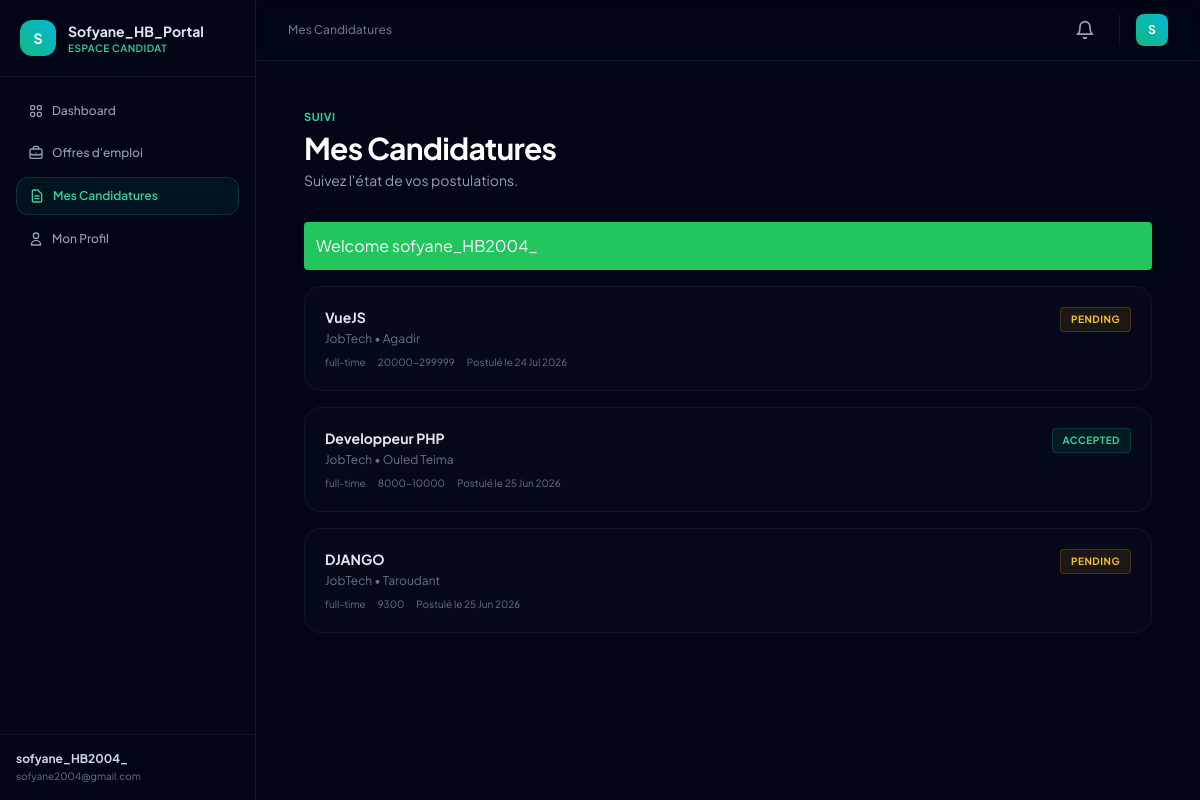
Screenshot of /candidate/applications.php (signed in) with the database file from the repository.
### tables this page shows
CREATE TABLE `users` (
  `id` int(11) NOT NULL,
  `full_name` varchar(100) DEFAULT NULL,
  `email` varchar(150) DEFAULT NULL,
  `password` varchar(255) DEFAULT NULL,
  `google_id` varchar(255) DEFAULT NULL,
  `phone` varchar(50) DEFAULT NULL,
  `address` text DEFAULT NULL,
  `country` varchar(100) DEFAULT NULL,
  `skills` text DEFAULT NULL,
  `created_at` timestamp NOT NULL DEFAULT current_timestamp(),
  `role` enum('candidate','company','admin') DEFAULT 'candidate'
);

CREATE TABLE `applications` (
  `id` int(11) NOT NULL,
  `job_id` int(11) NOT NULL,
  `candidate_id` int(11) NOT NULL,
  `status` enum('pending','accepted','rejected') DEFAULT 'pending',
  `cv_path` varchar(500) DEFAULT NULL,
  `applied_at` timestamp NOT NULL DEFAULT current_timestamp()
);

CREATE TABLE `jobs` (
  `id` int(11) NOT NULL,
  `company_id` int(11) NOT NULL,
  `title` varchar(150) NOT NULL,
  `description` text NOT NULL,
  `location` varchar(100) NOT NULL,
  `type` enum('full-time','part-time','remote','internship') DEFAULT 'full-time',
  `salary` varchar(50) DEFAULT NULL,
  `created_at` timestamp NOT NULL DEFAULT current_timestamp(),
  `category` varchar(100) DEFAULT NULL,
  `experience_level` enum('Junior','Mid-Level','Senior') DEFAULT NULL,
  `required_language` varchar(255) DEFAULT NULL,
  `skills` text DEFAULT NULL,
  `company_logo` varchar(255) DEFAULT NULL,
  `education` varchar(255) DEFAULT NULL,
  `experience` varchar(255) DEFAULT NULL,
  `tech_stack` varchar(255) DEFAULT NULL,
  `requirements` text DEFAULT NULL,
  `Tasks` text DEFAULT NULL,
  `status` enum('active','paused','closed') NOT NULL DEFAULT 'active'
);

CREATE TABLE `companies` (
  `id` int(11) NOT NULL,
  `company_name` varchar(150) NOT NULL,
  `logo` varchar(255) DEFAULT NULL,
  `description` text DEFAULT NULL,
  `user_id` int(11) NOT NULL,
  `created_at` timestamp NOT NULL DEFAULT current_timestamp()
);

### candidate/applications.php (the view, shortened to what this page needs)
<?php
require_once "../config/db.php";
require_once "../includes/functions.php";
$user_id = $_SESSION['user_id'];
$stmt = $pdo->prepare("SELECT full_name, email FROM users WHERE id = ? LIMIT 1");
$stmt->execute([$user_id]);
$user = $stmt->fetch(PDO::FETCH_ASSOC) ?: ['full_name' => 'Candidate', 'email' => ''];
$stmt = $pdo->prepare("
    SELECT a.id, a.status, a.applied_at, j.title, j.location, j.type, j.salary, c.company_name
    FROM applications a
    JOIN jobs j ON a.job_id = j.id
    JOIN companies c ON j.company_id = c.id
    WHERE a.candidate_id = ?
    ORDER BY a.applied_at DESC
");
$stmt->execute([$user_id]);
$applications = $stmt->fetchAll(PDO::FETCH_ASSOC);
?>
<!DOCTYPE html>
<html lang="fr">
<head>
    <script src="https://cdn.tailwindcss.com"></script>
</head>
<body class="flex bg-slate-950 text-slate-100 min-h-screen">
    <aside class="w-64 border-r border-slate-900 bg-slate-950/40 h-screen fixed flex flex-col justify-between z-40">
        <div>
            <div class="p-5 flex items-center gap-3 border-b border-slate-900">
                <div class="w-9 h-9 bg-gradient-to-tr from-emerald-500 to-cyan-500 text-white flex items-center justify-center font-bold text-sm rounded-xl">
                    <?= strtoupper(substr($user['full_name'], 0, 1)) ?>
                </div>
                <div>
                    <div class="font-bold text-sm text-slate-200">Sofyane_HB_Portal</div>
                    <div class="text-[10px] text-emerald-400 font-semibold uppercase tracking-wider">Espace Candidat</div>
                </div>
            </div>
            <nav class="p-4 space-y-1.5 text-xs font-medium">
                <a href="dashboard.php" class="flex items-center px-3 py-2.5 text-slate-400 hover:text-slate-200 hover:bg-slate-900/40 rounded-xl transition">
                    Dashboard
                </a>
                <a href="../jobs/index.php" class="flex items-center px-3 py-2.5 text-slate-400 hover:text-slate-200 hover:bg-slate-900/40 rounded-xl transition">
                    Offres d'emploi
                </a>
                <a href="applications.php" class="flex items-center px-3 py-2.5 bg-emerald-600/10 border border-emerald-500/20 text-emerald-400 rounded-xl font-semibold">
                    <svg class="w-4 h-4 mr-2" fill="none" stroke="currentColor" viewBox="0 0 24 24"><path stroke-linecap="round" stroke-linejoin="round" stroke-width="2" d="M9 12h6m-6 4h6m2 5H7a2 2 0 01-2-2V5a2 2 0 012-2h5.586a1 1 0 01.707.293l5.414 5.414a1 1 0 01.293.707V19a2 2 0 01-2 2z"/></svg>
                    Mes Candidatures
                </a>
                <a href="profile.php" class="flex items-center px-3 py-2.5 text-slate-400 hover:text-slate-200 hover:bg-slate-900/40 rounded-xl transition">
                    <svg class="w-4 h-4 mr-2" fill="none" stroke="currentColor" viewBox="0 0 24 24"><path stroke-linecap="round" stroke-linejoin="round" stroke-width="2" d="M16 7a4 4 0 11-8 0 4 4 0 018 0zM12 14a7 7 0 00-7 7h14a7 7 0 00-7-7z"/></svg>
                    Mon Profil
                </a>
            </nav>
        </div>
        <div class="p-4 border-t border-slate-900">
            <div class="text-xs font-bold text-slate-300 truncate"><?= htmlspecialchars($user['full_name']) ?></div>
            <div class="text-[10px] text-slate-500 truncate mt-0.5"><?= htmlspecialchars($user['email']) ?></div>
        </div>
    </aside>
    <main class="ml-64 flex-1">
        <nav class="border-b border-slate-900 bg-slate-950/40 backdrop-blur-md sticky top-0 z-30">
            <div class="flex items-center justify-between px-8 py-3">
                <div class="text-xs text-slate-500 font-medium">Mes Candidatures</div>
                <div class="flex items-center gap-4">
                    <a href="dashboard.php" class="relative p-2 text-slate-400 hover:text-slate-200 transition rounded-lg hover:bg-slate-900/40">
                        <svg xmlns="http://www.w3.org/2000/svg" width="20" height="20" viewBox="0 0 24 24" fill="none" stroke="currentColor" stroke-width="2" stroke-linecap="round" stroke-linejoin="round">
                            <path d="M6 8a6 6 0 0 1 12 0c0 7 3 9 3 9H3s3-2 3-9"></path>
                            <path d="M10.3 21a1.94 1.94 0 0 0 3.4 0"></path>
                        </svg>
                    </a>
                    <div class="flex items-center gap-2 pl-4 border-l border-slate-900">
                        <div class="w-8 h-8 bg-gradient-to-tr from-emerald-500 to-cyan-500 text-white flex items-center justify-center font-bold text-xs rounded-lg">
                            <?= strtoupper(substr($user['full_name'], 0, 1)) ?>
                        </div>
                    </div>
                </div>
            </div>
        </nav>
        <div class="p-8 md:p-12 max-w-5xl">
            <div class="mb-8">
                <div class="text-[11px] font-bold uppercase tracking-wider text-emerald-400 mb-1">Suivi</div>
                <h1 class="text-2xl md:text-3xl font-bold tracking-tight text-white">Mes Candidatures</h1>
                <p class="text-slate-400 text-xs md:text-sm mt-1">Suivez l'état de vos postulations.</p>
            </div>
            <?php if (empty($applications)): ?>
                <div class="bg-slate-900/20 border border-slate-900 rounded-2xl p-12 text-center">
                    <svg class="w-12 h-12 mx-auto mb-4 text-slate-700" fill="none" stroke="currentColor" viewBox="0 0 24 24"><path stroke-linecap="round" stroke-linejoin="round" stroke-width="1.5" d="M9 12h6m-6 4h6m2 5H7a2 2 0 01-2-2V5a2 2 0 012-2h5.586a1 1 0 01.707.293l5.414 5.414a1 1 0 01.293.707V19a2 2 0 01-2 2z"/></svg>
                    <p class="text-slate-500 text-sm">Vous n'avez pas encore postulé à une offre.</p>
                    <a href="../jobs/index.php" class="inline-block mt-4 text-xs font-bold text-emerald-400 hover:text-emerald-300 transition">Parcourir les offres →</a>
                </div>
            <?php else: ?>
                <div class="space-y-4">
                    <?php foreach ($applications as $app):
                        $status = strtolower($app['status']);
                        $badgeStyle = match($status) {
                            'accepted' => 'bg-emerald-500/10 text-emerald-400 border-emerald-500/20',
                            'rejected' => 'bg-rose-500/10 text-rose-400 border-rose-500/20',
                            default => 'bg-amber-500/10 text-amber-400 border-amber-500/20',
                        };
                    ?>
                    <div class="bg-slate-900/20 border border-slate-900 rounded-2xl p-5 hover:border-slate-700 transition">
                        <div class="flex items-start justify-between gap-4">
                            <div class="flex-1 min-w-0">
                                <h3 class="font-bold text-slate-200 text-sm"><?= htmlspecialchars($app['title']) ?></h3>
                                <p class="text-xs text-slate-500 mt-1"><?= htmlspecialchars($app['company_name']) ?> • <?= htmlspecialchars($app['location']) ?></p>
                                <div class="flex items-center gap-3 mt-2">
                                    <span class="text-[10px] text-slate-500"><?= htmlspecialchars($app['type']) ?></span>
                                    <span class="text-[10px] text-slate-500"><?= htmlspecialchars($app['salary'] ?? 'N/A') ?></span>
                                    <span class="text-[10px] text-slate-500">Postulé le <?= date('d M Y', strtotime($app['applied_at'])) ?></span>
                                </div>
                            </div>
                            <span class="shrink-0 text-[10px] font-bold uppercase tracking-wider px-2.5 py-1 rounded border <?= $badgeStyle ?>">
                                <?= ucfirst($app['status']) ?>
                            </span>
                        </div>
                    </div>
                    <?php endforeach; ?>
                </div>
            <?php endif; ?>
        </div>
    </main>
</body>
</html>

### candidate/applications.php (style rules this page uses)
body { font-family: 'Plus Jakarta Sans', sans-serif; }

### rows the page displays
users: full_name "S", full_name "sofyane_HB2004_", email "sofyane2004@gmail.com"
applications: job.title "VueJS", companies.company_name "JobTech", job.location "Agadir", job.type "full-time", job.salary "20000-299999", applied_at "24 Jul 2026", status "PENDING"
applications: job.title "Developpeur PHP", companies.company_name "JobTech", job.location "Ouled Teima", job.type "full-time", job.salary "8000-10000", applied_at "25 Jun 2026", status "ACCEPTED"
applications: job.title "DJANGO", companies.company_name "JobTech", job.location "Taroudant", job.type "full-time", job.salary "9300", applied_at "25 Jun 2026", status "PENDING"

### other values shown
$flash['message'] "Welcome sofyane_HB2004_"
